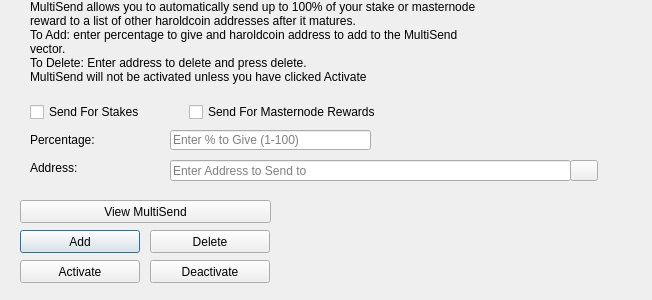
<?xml version="1.0" encoding="UTF-8"?>
<ui version="4.0">
 <class>MultiSendDialog</class>
 <widget class="QDialog" name="MultiSendDialog">
  <property name="windowModality">
   <enum>Qt::NonModal</enum>
  </property>
  <property name="geometry">
   <rect>
    <x>0</x>
    <y>0</y>
    <width>652</width>
    <height>300</height>
   </rect>
  </property>
  <property name="windowTitle">
   <string>MultiSend</string>
  </property>
  <widget class="QLineEdit" name="multiSendPercentEdit">
   <property name="geometry">
    <rect>
     <x>170</x>
     <y>130</y>
     <width>201</width>
     <height>20</height>
    </rect>
   </property>
   <property name="toolTip">
    <string>Enter whole numbers 1 - 100</string>
   </property>
   <property name="placeholderText">
    <string>Enter % to Give (1-100)</string>
   </property>
  </widget>
  <widget class="QLineEdit" name="multiSendAddressEdit">
   <property name="geometry">
    <rect>
     <x>170</x>
     <y>160</y>
     <width>401</width>
     <height>21</height>
    </rect>
   </property>
   <property name="toolTip">
    <string/>
   </property>
   <property name="placeholderText">
    <string>Enter Address to Send to</string>
   </property>
  </widget>
  <widget class="QLabel" name="label_2">
   <property name="geometry">
    <rect>
     <x>30</x>
     <y>0</y>
     <width>451</width>
     <height>121</height>
    </rect>
   </property>
   <property name="lineWidth">
    <number>1</number>
   </property>
   <property name="text">
    <string>MultiSend allows you to automatically send up to 100% of your stake or masternode reward to a list of other haroldcoin addresses after it matures.
To Add: enter percentage to give and haroldcoin address to add to the MultiSend vector.
To Delete: Enter address to delete and press delete.
MultiSend will not be activated unless you have clicked Activate</string>
   </property>
   <property name="alignment">
    <set>Qt::AlignLeading|Qt::AlignLeft|Qt::AlignTop</set>
   </property>
   <property name="wordWrap">
    <bool>true</bool>
   </property>
  </widget>
  <widget class="QLabel" name="message">
   <property name="geometry">
    <rect>
     <x>290</x>
     <y>200</y>
     <width>351</width>
     <height>91</height>
    </rect>
   </property>
   <property name="text">
    <string/>
   </property>
  </widget>
  <widget class="QPushButton" name="addButton">
   <property name="geometry">
    <rect>
     <x>20</x>
     <y>230</y>
     <width>120</width>
     <height>23</height>
    </rect>
   </property>
   <property name="toolTip">
    <string/>
   </property>
   <property name="statusTip">
    <string>Add to MultiSend Vector</string>
   </property>
   <property name="text">
    <string>Add</string>
   </property>
  </widget>
  <widget class="QPushButton" name="disableButton">
   <property name="geometry">
    <rect>
     <x>150</x>
     <y>260</y>
     <width>120</width>
     <height>23</height>
    </rect>
   </property>
   <property name="statusTip">
    <string>Deactivate MultiSend</string>
   </property>
   <property name="text">
    <string>Deactivate</string>
   </property>
  </widget>
  <widget class="QPushButton" name="addressBookButton">
   <property name="geometry">
    <rect>
     <x>570</x>
     <y>160</y>
     <width>28</width>
     <height>21</height>
    </rect>
   </property>
   <property name="toolTip">
    <string>Choose an address from the address book</string>
   </property>
   <property name="text">
    <string/>
   </property>
   <property name="icon">
    <iconset resource="../haroldcoin.qrc">
     <normaloff>:/icons/address-book</normaloff>:/icons/address-book</iconset>
   </property>
   <property name="shortcut">
    <string>Alt+A</string>
   </property>
   <property name="autoDefault">
    <bool>false</bool>
   </property>
  </widget>
  <widget class="QLabel" name="label">
   <property name="geometry">
    <rect>
     <x>30</x>
     <y>130</y>
     <width>121</width>
     <height>20</height>
    </rect>
   </property>
   <property name="toolTip">
    <string>Percentage of stake to send</string>
   </property>
   <property name="text">
    <string>Percentage:</string>
   </property>
  </widget>
  <widget class="QLabel" name="label_5">
   <property name="geometry">
    <rect>
     <x>30</x>
     <y>160</y>
     <width>111</width>
     <height>16</height>
    </rect>
   </property>
   <property name="toolTip">
    <string>Address to send portion of stake to</string>
   </property>
   <property name="text">
    <string>Address:</string>
   </property>
  </widget>
  <widget class="QPushButton" name="deleteButton">
   <property name="geometry">
    <rect>
     <x>150</x>
     <y>230</y>
     <width>120</width>
     <height>23</height>
    </rect>
   </property>
   <property name="toolTip">
    <string/>
   </property>
   <property name="statusTip">
    <string>Delete Address From MultiSend Vector</string>
   </property>
   <property name="text">
    <string>Delete</string>
   </property>
  </widget>
  <widget class="QPushButton" name="activateButton">
   <property name="geometry">
    <rect>
     <x>20</x>
     <y>260</y>
     <width>120</width>
     <height>23</height>
    </rect>
   </property>
   <property name="statusTip">
    <string>Activate MultiSend</string>
   </property>
   <property name="text">
    <string>Activate</string>
   </property>
  </widget>
  <widget class="QPushButton" name="viewButton">
   <property name="geometry">
    <rect>
     <x>20</x>
     <y>200</y>
     <width>251</width>
     <height>23</height>
    </rect>
   </property>
   <property name="toolTip">
    <string/>
   </property>
   <property name="statusTip">
    <string>View MultiSend Vector</string>
   </property>
   <property name="text">
    <string>View MultiSend</string>
   </property>
  </widget>
  <widget class="QWidget" name="horizontalLayoutWidget">
   <property name="geometry">
    <rect>
     <x>30</x>
     <y>100</y>
     <width>351</width>
     <height>24</height>
    </rect>
   </property>
   <layout class="QHBoxLayout" name="horizontalLayout">
    <item>
     <widget class="QCheckBox" name="multiSendStakeCheckBox">
      <property name="text">
       <string>Send For Stakes</string>
      </property>
     </widget>
    </item>
    <item>
     <widget class="QCheckBox" name="multiSendMasternodeCheckBox">
      <property name="text">
       <string>Send For Masternode Rewards</string>
      </property>
     </widget>
    </item>
   </layout>
  </widget>
 </widget>
 <resources>
  <include location="../haroldcoin.qrc"/>
 </resources>
 <connections/>
</ui>
